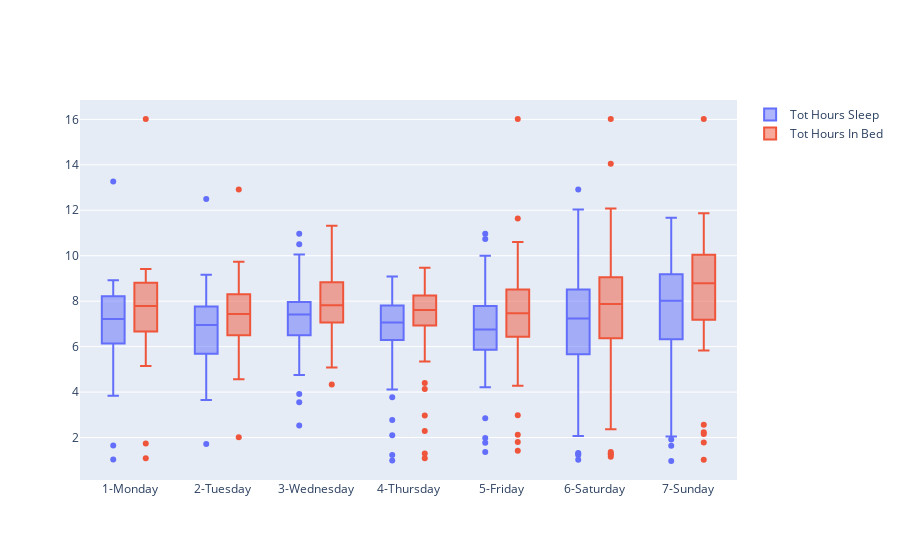

The notebook cell saved with this chart:
### Markdown cell above
We can see the amount of hours each users have spend each day as well as the hours in bed. Almost all users (23) have slept less than 7 hours. And almost half (12 users) have slept only less than 3 hours. On average across the entire time span of daa collection, there are 12 users (50%) who slept less than 7 hours and 3 of them only slept 3 hours on average.

We can also see the difference of hours spent on bed vs actual sleep. On average, users spent *half an hour* more in bed. There also seems to be an anomaly in one of the users time spent in bed vs sleep. User `3977333714` and `1844505072` spends an additional 2.7 hours and 5 hours, respectively, in bed on average ! These users could be babies, or it could be an indicator of bad sleep habits, or cases of insomnia, which Bellabeat could potentially help in. Another possibility is that these could just be bad data records. Either way, it warants a deeper dive into these users' data and device.

> IMPORTANT: **This analysis shows that users are having trouble getting the adequate amount of sleep**

### Code cell
fig = go.Figure()

fig.add_trace(go.Box(y=sleepDay_merged.TotalHoursAsleep, x=sleepDay_merged.week.astype(str)+ "-" +sleepDay_merged.weekday, name='Tot Hours Sleep'))
fig.add_trace(go.Box(y=sleepDay_merged.TotalHoursInBed, x=sleepDay_merged.week.astype(str)+ "-" +sleepDay_merged.weekday, name='Tot Hours In Bed'))
fig.update_layout(boxmode='group')
fig.update_xaxes(categoryorder='category ascending')
fig.show()

### Figure 1 — Plotly figure (JSON) as saved in the notebook; plotly's stock layout.template omitted (floating-point values rounded to 4 significant figures; data arrays with more than 128 entries replaced by an {"elided": "..."} marker saying what was removed)
{"data": [{"name": "Tot Hours Sleep", "type": "box", "x": {"elided": "413 str values"}, "y": {"elided": "413 float values"}}, {"name": "Tot Hours In Bed", "type": "box", "x": {"elided": "413 str values"}, "y": {"elided": "413 float values"}}], "layout": {"boxmode": "group", "xaxis": {"categoryorder": "category ascending"}}}
